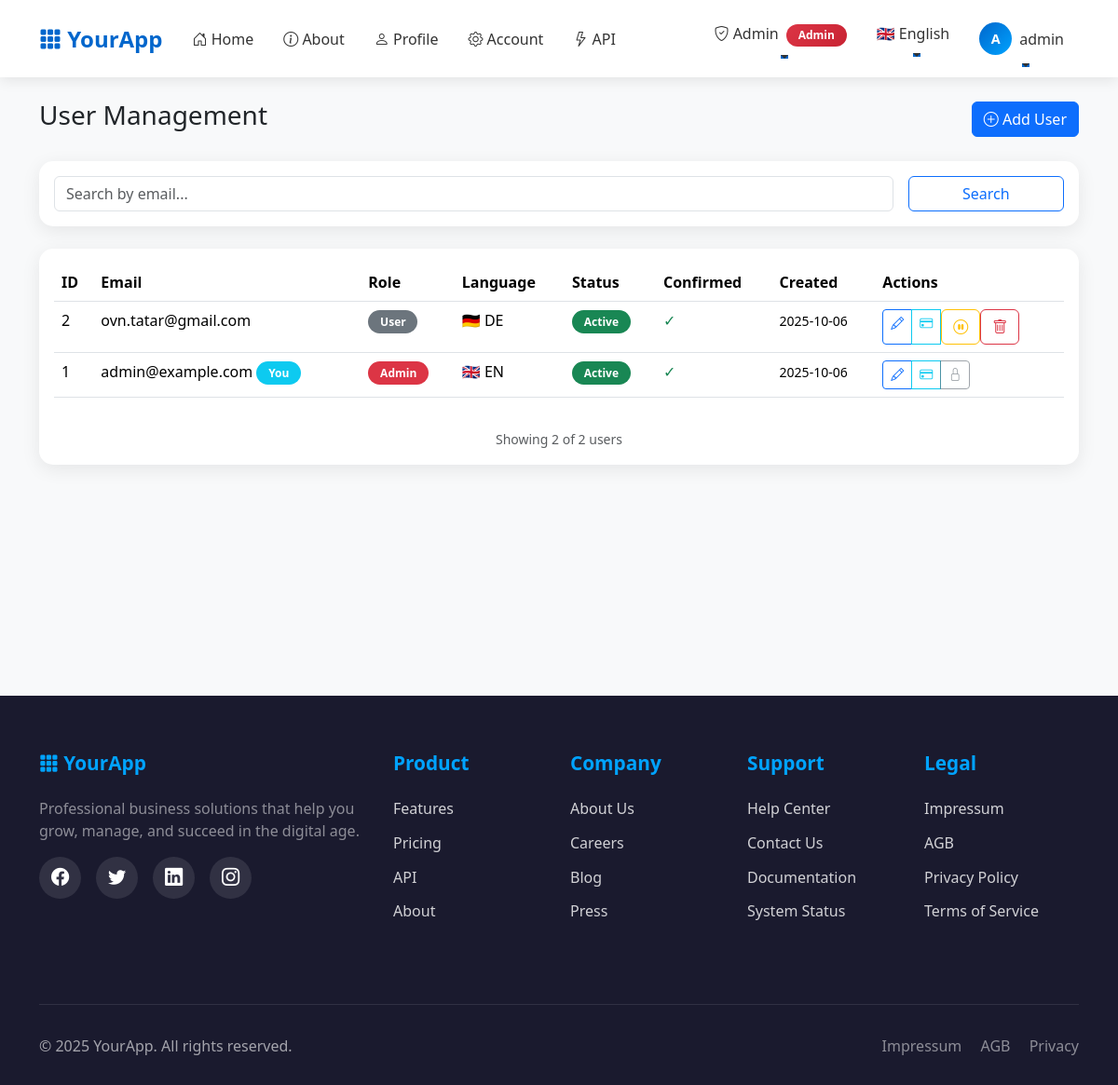
Page /admin/ (signed in) on the earlier database version.
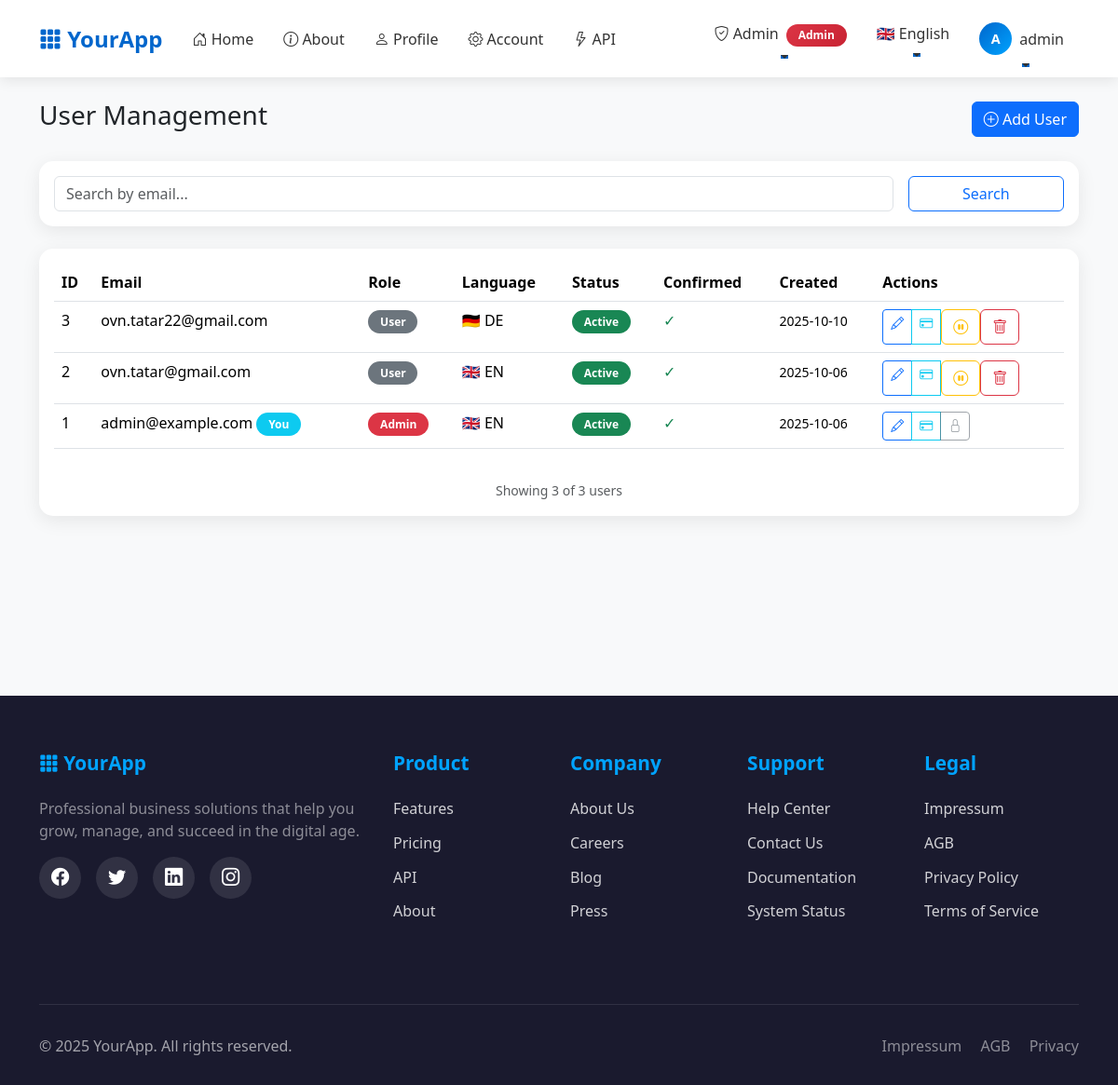
Same page on the later database version.
### app/models/user.py (models this page shows, shortened)
class User(UserMixin, db.Model):
    id = db.Column(db.Integer, primary_key=True)
    email = db.Column(db.String(255), unique=True, nullable=False, index=True)
    language = db.Column(db.String(5), default='en')
    role = db.Column(db.String(20), nullable=False, default='user', index=True)
    password_hash = db.Column(db.String(255), nullable=False)
    created_at = db.Column(db.DateTime, default=datetime.utcnow, nullable=False)
    confirmed_at = db.Column(db.DateTime, nullable=True)
    is_active = db.Column(db.Boolean, default=True, nullable=False, index=True)
    plan_id = db.Column(db.Integer, db.ForeignKey('plan.id'), nullable=True)
    plan = db.relationship('Plan', back_populates='users')
    plan_subscribed_at = db.Column(db.DateTime, nullable=True)
    billing = db.relationship("BillingProfile", uselist=False, back_populates="user", cascade="all, delete-orphan")
    api_keys = db.relationship("APIKey", back_populates="user", cascade="all, delete-orphan", lazy='dynamic')
    @property
    def is_confirmed(self) -> bool:
        return self.confirmed_at is not None
    @property
    def is_authenticated(self):
        return True

### app/blueprints/admin/routes.py (the view)
@bp.route('/')
@login_required
@roles_required('admin')
def index():
    page = request.args.get('page', 1, type=int)
    per_page = 20
    search = request.args.get('search', '', type=str)
    query = User.query
    if search:
        query = query.filter(
            (User.email.ilike(f'%{search}%'))
        )
    pagination = query.order_by(User.created_at.desc()).paginate(
        page=page, per_page=per_page, error_out=False
    )
    users = pagination.items
    return render_template(
        'admin/index.html',
        users=users,
        pagination=pagination,
        search=search
    )

### app/templates/admin/index.html (shortened to what this page needs)
{% extends "base.html" %}
{% block content %}
<div class="d-flex justify-content-between align-items-center mb-4">
  <h1 class="h3">{{ _('User Management') }}</h1>
  <a href="{{ url_for('admin.add_user') }}" class="btn btn-primary">
    <i class="bi bi-plus-circle"></i> {{ _('Add User') }}
  </a>
</div>
<div class="card mb-4">
  <div class="card-body">
    <form method="GET" action="{{ url_for('admin.index') }}" class="row g-3">
      <div class="col-md-10">
        <input type="text" name="search" class="form-control" placeholder="{{ _('Search by email...') }}" value="{{ search }}">
      </div>
      <div class="col-md-2">
        <button type="submit" class="btn btn-outline-primary w-100">{{ _('Search') }}</button>
      </div>
    </form>
  </div>
</div>
<div class="card">
  <div class="card-body">
    {% if users %}
      <div class="table-responsive">
        <table class="table table-hover">
          <thead>
            <tr>
              <th>{{ _('ID') }}</th>
              <th>{{ _('Email') }}</th>
              <th>{{ _('Role') }}</th>
              <th>{{ _('Language') }}</th>
              <th>{{ _('Status') }}</th>
              <th>{{ _('Confirmed') }}</th>
              <th>{{ _('Created') }}</th>
              <th>{{ _('Actions') }}</th>
            </tr>
          </thead>
          <tbody>
            {% for user in users %}
            <tr class="{% if not user.is_active %}table-secondary{% endif %}">
              <td>{{ user.id }}</td>
              <td>
                {{ user.email }}
                {% if user.id == current_user.id %}
                  <span class="badge bg-info">{{ _('You') }}</span>
                {% endif %}
              </td>
              <td>
                {% if user.role == 'admin' %}
                  <span class="badge bg-danger">{{ _('Admin') }}</span>
                {% else %}
                  <span class="badge bg-secondary">{{ _('User') }}</span>
                {% endif %}
              </td>
              <td>
                {% if user.language == 'de' %}🇩🇪{% else %}🇬🇧{% endif %}
                {{ user.language.upper() }}
              </td>
              <td>
                {% if user.is_active %}
                  <span class="badge bg-success">{{ _('Active') }}</span>
                {% else %}
                  <span class="badge bg-danger">{{ _('Disabled') }}</span>
                {% endif %}
              </td>
              <td>
                {% if user.is_confirmed %}
                  <span class="text-success">✓</span>
                {% else %}
                  <span class="text-muted">✗</span>
                {% endif %}
              </td>
              <td>
                <small>{{ user.created_at.strftime('%Y-%m-%d') }}</small>
              </td>
              <td>
                <div class="btn-group btn-group-sm" role="group">
                  <a href="{{ url_for('admin.edit_user', user_id=user.id) }}"
                     class="btn btn-outline-primary"
                     title="{{ _('Edit') }}">
                    <i class="bi bi-pencil"></i>
                  </a>
                  <a href="{{ url_for('admin.edit_user_billing', user_id=user.id) }}"
                     class="btn btn-outline-info"
                     title="{{ _('Edit Billing') }}">
                    <i class="bi bi-credit-card"></i>
                  </a>
                  {% if user.id != current_user.id %}
                  <form method="POST" action="{{ url_for('admin.toggle_user_status', user_id=user.id) }}" style="display: inline;">
                    <button type="submit"
                            class="btn btn-outline-{% if user.is_active %}warning{% else %}success{% endif %}"
                            title="{% if user.is_active %}{{ _('Disable') }}{% else %}{{ _('Enable') }}{% endif %}"
                            onclick="return confirm('{{ _('Are you sure?') }}')">
                      {% if user.is_active %}
                        <i class="bi bi-pause-circle"></i>
                      {% else %}
                        <i class="bi bi-play-circle"></i>
                      {% endif %}
                    </button>
                  </form>
                  <form method="POST" action="{{ url_for('admin.delete_user', user_id=user.id) }}" style="display: inline;">
                    <button type="submit"
                            class="btn btn-outline-danger"
                            title="{{ _('Delete') }}"
                            onclick="return confirm('{{ _('Are you sure you want to delete this user?') }}')">
                      <i class="bi bi-trash"></i>
                    </button>
                  </form>
                  {% else %}
                    <button class="btn btn-outline-secondary" disabled title="{{ _('Cannot modify yourself') }}">
                      <i class="bi bi-lock"></i>
                    </button>
                  {% endif %}
                </div>
              </td>
            </tr>
            {% endfor %}
          </tbody>
        </table>
      </div>
      <div class="text-center mt-3 text-muted">
        <small>{{ _('Showing') }} {{ users|length }} {{ _('of') }} {{ pagination.total }} {{ _('users') }}</small>
      </div>
    {% endif %}
  </div>
</div>
<link rel="stylesheet" href="https://cdn.jsdelivr.net/npm/bootstrap-icons@1.10.0/font/bootstrap-icons.css">
{% endblock %}

### app/templates/base.html (shortened to what this page needs)
<!doctype html>
<html lang="en">
<head>
    <link href="https://cdn.jsdelivr.net/npm/bootstrap@5.3.3/dist/css/bootstrap.min.css" rel="stylesheet">
    <link rel="stylesheet" href="https://cdn.jsdelivr.net/npm/bootstrap-icons@1.11.0/font/bootstrap-icons.css">
    <link href="{{ url_for('static', filename='css/app.css') }}" rel="stylesheet">
</head>
<body>
    <nav class="navbar navbar-expand-lg navbar-light sticky-top">
        <div class="container">
            <a class="navbar-brand" href="{{ url_for('main.index') }}">
                <i class="bi bi-grid-3x3-gap-fill"></i> YourApp
            </a>
            <div class="collapse navbar-collapse" id="navbarNav">
                <ul class="navbar-nav me-auto">
                    <li class="nav-item">
                        <a class="nav-link" href="{{ url_for('main.index') }}">
                            <i class="bi bi-house-door"></i> {{ _('Home') }}
                        </a>
                    </li>
                    <li class="nav-item">
                        <a class="nav-link" href="{{ url_for('main.about') }}">
                            <i class="bi bi-info-circle"></i> {{ _('About') }}
                        </a>
                    </li>
                    {% if current_user.is_authenticated %}
                    <li class="nav-item">
                        <a class="nav-link" href="{{ url_for('main.profile') }}">
                            <i class="bi bi-person"></i> {{ _('Profile') }}
                        </a>
                    </li>
                    <li class="nav-item">
                        <a class="nav-link" href="{{ url_for('account.overview') }}">
                            <i class="bi bi-gear"></i> {{ _('Account') }}
                        </a>
                    </li>
                    {% endif %}
                    <li class="nav-item">
                        <a class="nav-link" href="/api/v1/ping">
                            <i class="bi bi-lightning"></i> API
                        </a>
                    </li>
                </ul>
                <ul class="navbar-nav">
                    {% if current_user.is_authenticated %}
                        {% if current_user.role == 'admin' %}
                        <li class="nav-item dropdown">
                            <a class="nav-link dropdown-toggle" href="#" id="adminDropdown" role="button"
                               data-bs-toggle="dropdown" aria-expanded="false">
                                <i class="bi bi-shield-check"></i> {{ _('Admin') }}
                                <span class="badge badge-admin ms-1">Admin</span>
                            </a>
                        </li>
                        {% endif %}
                        <li class="nav-item dropdown language-dropdown">
                            <a class="nav-link dropdown-toggle" href="#" id="languageDropdown" role="button"
                               data-bs-toggle="dropdown" aria-expanded="false">
                                {% if current_user.language == 'de' %}
                                    🇩🇪 Deutsch
                                {% else %}
                                    🇬🇧 English
                                {% endif %}
                            </a>
                        </li>
                        <li class="nav-item dropdown">
                            <a class="nav-link dropdown-toggle d-flex align-items-center" href="#" id="userDropdown"
                               role="button" data-bs-toggle="dropdown" aria-expanded="false">
                                <div class="user-avatar me-2">
                                    {{ current_user.email[0]|upper }}
                                </div>
                                <span class="d-none d-lg-inline">{{ current_user.email.split('@')[0] }}</span>
                            </a>
                        </li>
                    {% endif %}
                </ul>
            </div>
        </div>
    </nav>
    <main class="py-4">
        <div class="container">
            {% block content %}{% endblock %}
        </div>
    </main>
    <footer class="footer">
        <div class="container">
            <div class="row">
                <div class="col-lg-4 mb-4">
                    <h3 class="footer-title">
                        <i class="bi bi-grid-3x3-gap-fill"></i> YourApp
                    </h3>
                    <p class="text-white-50">Professional business solutions that help you grow, manage, and succeed in the digital age.</p>
                    <div class="social-links">
                        <a href="#" aria-label="Facebook"><i class="bi bi-facebook"></i></a>
                        <a href="#" aria-label="Twitter"><i class="bi bi-twitter"></i></a>
                        <a href="#" aria-label="LinkedIn"><i class="bi bi-linkedin"></i></a>
                        <a href="#" aria-label="Instagram"><i class="bi bi-instagram"></i></a>
                    </div>
                </div>
                <div class="col-lg-2 col-md-6 mb-4">
                    <h4 class="footer-title">Product</h4>
                    <ul class="footer-links">
                        <li><a href="{{ url_for('main.index') }}#features">Features</a></li>
                        <li><a href="{{ url_for('account.view_plan') }}">Pricing</a></li>
                        <li><a href="/api/v1/ping">API</a></li>
                        <li><a href="{{ url_for('main.about') }}">About</a></li>
                    </ul>
                </div>
                <div class="col-lg-2 col-md-6 mb-4">
                    <h4 class="footer-title">Company</h4>
                    <ul class="footer-links">
                        <li><a href="{{ url_for('main.about') }}">About Us</a></li>
                        <li><a href="/careers">Careers</a></li>
                        <li><a href="/blog">Blog</a></li>
                        <li><a href="/press">Press</a></li>
                    </ul>
                </div>
                <div class="col-lg-2 col-md-6 mb-4">
                    <h4 class="footer-title">Support</h4>
                    <ul class="footer-links">
                        <li><a href="/help">Help Center</a></li>
                        <li><a href="/contact">Contact Us</a></li>
                        <li><a href="/docs">Documentation</a></li>
                        <li><a href="/status">System Status</a></li>
                    </ul>
                </div>
                <div class="col-lg-2 col-md-6 mb-4">
                    <h4 class="footer-title">Legal</h4>
                    <ul class="footer-links">
                        <li><a href="/impressum">Impressum</a></li>
                        <li><a href="/agb">AGB</a></li>
                        <li><a href="/privacy">Privacy Policy</a></li>
                        <li><a href="/terms">Terms of Service</a></li>
                    </ul>
                </div>
            </div>
            <div class="footer-bottom">
                <div class="row">
                    <div class="col-md-6 text-center text-md-start mb-3 mb-md-0">
                        <p class="mb-0">&copy; 2025 YourApp. All rights reserved.</p>
                    </div>
                    <div class="col-md-6 text-center text-md-end">
                        <p class="mb-0">
                            <a href="/impressum" class="text-white-50 text-decoration-none me-3">Impressum</a>
                            <a href="/agb" class="text-white-50 text-decoration-none me-3">AGB</a>
                            <a href="/privacy" class="text-white-50 text-decoration-none">Privacy</a>
                        </p>
                    </div>
                </div>
            </div>
        </div>
    </footer>
</body>
</html>

Differences in the rows shown:
added User: id "3", email "ovn.tatar22@gmail.com", language "DE", created_at "2025-10-10", is_active True (drawn)
changed User "ovn.tatar@gmail.com": language "DE" → "EN"; language "🇩🇪" → "🇬🇧"
Other differences:
{{ users|length }}: "2" → "3"
{{ pagination.total }}: "2" → "3"
